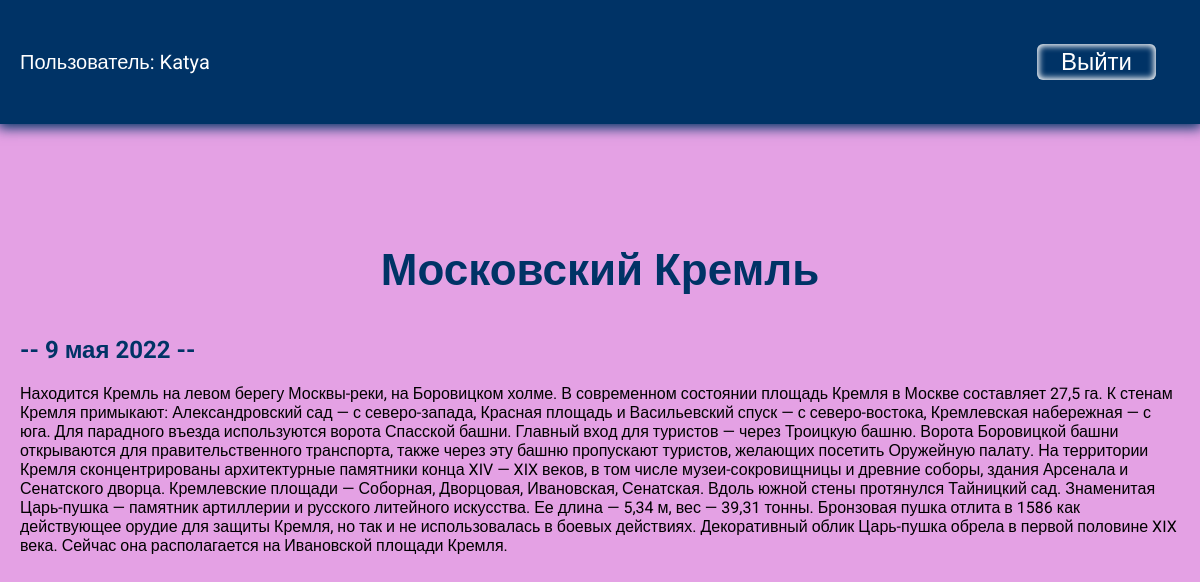
The app's page /blog/1 (signed in) with its own data.
### blog/models.py (models this page shows, shortened)
class Blog(models.Model):
    title = models.CharField(max_length=200)
    description = models.TextField()
    date = models.DateField()

### blog/views.py (the view)
# urls.py: path('<int:blog_id>', views.detail, name='detail'),
@login_required
def detail(request, blog_id):
    blog = get_object_or_404(Blog, pk=blog_id)
    return render(request, 'blog/details.html', {'blog': blog})

### blog/templates/blog/details.html
{% extends 'Sights/base.html' %}
{% block content %}
<div class="detail">
    <h1>{{ blog.title }}</h1>
    <h2>-- {{ blog.date|date:'j E Y' }} --</h2>
    {{ blog.description|safe }}
</div>
{% endblock %}

### Sights/templates/Sights/base.html (shortened to what this page needs)
<!DOCTYPE html>
{% load static %}
<html lang="en">
<head>
    <link rel="stylesheet" href="{% static 'css/style.css' %}">
</head>
<body>
{% if user.is_authenticated %}
<div class="menu">
    <div class="wrap">
        <ul>
            <li class="log">Пользователь: {{ user.username }}</li>
                <form class="top" action="{% url 'logoutuser' %}" method="POST">
                    <button class="top">Выйти</button>
                </form>
        </ul>
    </div>
</div>
{% endif %}
    <div class="content">
        <div class="wrap">
            {% block content %}
            {% endblock %}
        </div>
    </div>
</body>
</html>

### Sights/static/css/style.css (style rules this page uses)
body { background: rgb(228, 161, 228); font-family: 'Roboto', sans-serif; padding: 0; margin: 0; }
.wrap { max-width: 1200px; margin: 0 auto; padding: 20px; box-sizing: border-box; }
.content h1 { text-align: center; margin: 60px 0 40px; font-size: 44px; }
.menu { background: #003366; box-shadow: 0 2px 12px 2px #003366; color: #fff; }
ul { list-style: none; padding: 0; }
.menu ul { display: flex; justify-content: space-between; align-items: center; font-size: 20px; }
.content .wrap { display: flex; flex-direction: column; align-items: center; justify-content: center; margin-top: 40px; }
h1, h2 { color: #003366; }
button { border-radius: 6px; padding: 10px 40px; box-shadow: inset 0 0 6px 2px #FFF; margin-top: 40px; font-size: 24px; cursor: pointer; }
.top { padding: 4px 24px; margin-top: 0; background: transparent; border: none; color: #FFF; }

### records on screen
Blog: title "Московский Кремль", date "9 мая 2022", description "Находится Кремль на левом берегу Москвы-реки, на Боровицком холме. В современном состоянии площадь Кремля в Москве составляет 27,5 га. К стенам Кремля примыкают: Александровский сад — с северо-запада, Красная площадь и Васильевский спуск — с северо-востока, Кремлевская набережная — с юга. Для парадного въезда используются ворота Спасской башни. Главный вход для туристов — через Троицкую башню. Ворота Боровицкой башни открываются для правительственного транспорта, также через эту башню пропускают туристов, желающих посетить Оружейную палату. На территории Кремля сконцентрированы архитектурные памятники конца XIV — XIX веков, в том числе музеи-сокровищницы и древние соборы, здания Арсенала и…"

### other values on screen
{{ user.username }} "Katya"
